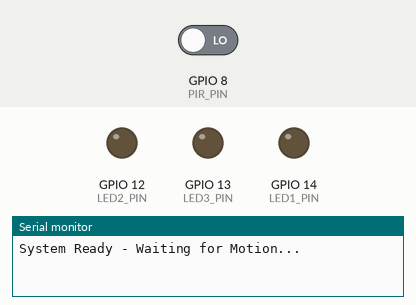
Simulated run of this sketch. Board: ESP8266 (NodeMCU). Parts: output pins drawn as LEDs (lit = HIGH), the last lines printed to the serial monitor. The test bench sets the inputs (shaded band); at power-on: GPIO 8 (PIR_PIN) LOW.

Above: at 1.2 s.
1.3 s: GPIO 8 (PIR_PIN) driven HIGH
At 1.37 s:
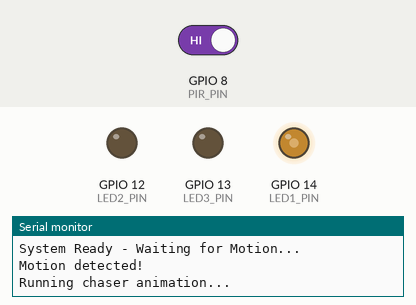
At 2.0 s:
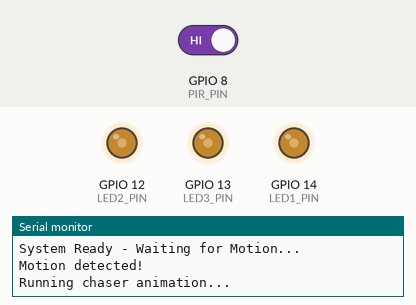
3.1 s: GPIO 8 (PIR_PIN) driven LOW
At 8.51 s:
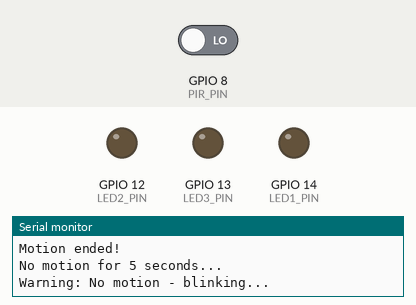
Timing chart, 0 to 10.6 s (numbered marks = the images above; inputs shaded):
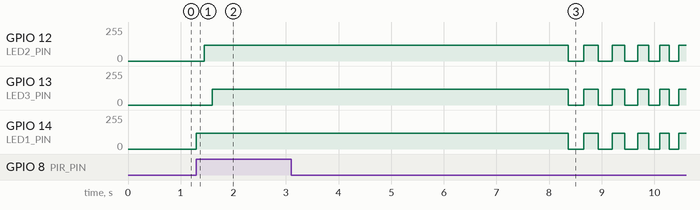

Measured:
- after the input at 1.3 s, GPIO 12 (LED2_PIN): 0/255 → 120/255 after 0.15 s; GPIO 13 (LED3_PIN): 0/255 → 120/255 after 0.30 s; GPIO 14 (LED1_PIN): 0/255 → 120/255 at once
- after the input at 3.1 s, GPIO 12 (LED2_PIN), GPIO 13 (LED3_PIN), GPIO 14 (LED1_PIN): 120/255 → 0/255 after 5.3 s, then repeats every 0.54 s: 120/255 0.27 s, 0/255 0.27 s

The sketch:

main.ino
```cpp
// ===============================================
// UNIVERSAL ESP32 + ESP8266
// PIR + 3 LED CHASER SYSTEM (1.5V PWM)
// ===============================================
// #if defined(ESP32)
  #include <Arduino.h>
// #endif
int pirState = 0;

// // --------- PIN DEFINITIONS ----------
// #if defined(ESP8266)
#define LED1_PIN  14   // D5
#define LED2_PIN  12   // D6
#define LED3_PIN  13   // D7
#define PIR_PIN    8   // D1
// #else
//   // ESP32 GPIO
//   #define LED1_PIN  26
//   #define LED2_PIN  27
//   #define LED3_PIN  25
//   #define PIR_PIN   12
// #endif

// -------- TIMER & STATE --------
unsigned long lastMotionTime = 0;
const unsigned long OFF_DELAY = 5000;
bool ledsOn = false;
bool chaserPlayed = false;

// -------- PWM BRIGHTNESS (1.5V approx.) --------
const int LED_POWER = 120;

// ============ ESP32 PWM SETUP ============
// #if defined(ESP32)
//   const int PWM_FREQ = 5000;
//   const int PWM_RES  = 8;   // 0–255
//   const int CH1 = 0;
//   const int CH2 = 1;
//   const int CH3 = 2;
// #endif

// ============ UNIFIED WRITE FUNCTION ============
void writeLED(int pin, int value) {
// #if defined(ESP32)
//   ledcWrite(pin, value);
// #else
analogWrite(pin, value);
// #endif
}

// ============ LED CHASER EFFECT ============
void chaserEffect() {
Serial.println("Running chaser animation...");

// LED1 lights up
writeLED(LED1_PIN, LED_POWER);
writeLED(LED2_PIN, 0);
writeLED(LED3_PIN, 0);
delay(150);

// LED2 lights up
writeLED(LED1_PIN, LED_POWER);
writeLED(LED2_PIN, LED_POWER);
writeLED(LED3_PIN, 0);
delay(150);

// LED3 lights up (all on now)
writeLED(LED1_PIN, LED_POWER);
writeLED(LED2_PIN, LED_POWER);
writeLED(LED3_PIN, LED_POWER);
delay(150);
}

// ============ WARNING BLINK (ACCELERATING) ============
void warningBlink() {
Serial.println("Warning: No motion - blinking...");

int delayTime = 300;

for (int i = 0; i < 8; i++) {
  // All LEDs blink together
  writeLED(LED1_PIN, LED_POWER);
  writeLED(LED2_PIN, LED_POWER);
  writeLED(LED3_PIN, LED_POWER);
  delay(delayTime);

  writeLED(LED1_PIN, 0);
  writeLED(LED2_PIN, 0);
  writeLED(LED3_PIN, 0);
  delay(delayTime);

  // Gradually reduce delay (speed up blinking)
  delayTime -= 30;
  if (delayTime < 50) delayTime = 50;
}
}

// ============ TURN OFF ALL LEDS ============
void allLedsOff() {
writeLED(LED1_PIN, 0);
writeLED(LED2_PIN, 0);
writeLED(LED3_PIN, 0);
}

// ================= SETUP =================
void setup() {
Serial.begin(9600);

// #if defined(ESP32)
//   // Initialize PWM channels
//   ledcAttachChannel(LED1_PIN, PWM_FREQ, PWM_RES, CH1);
//   ledcAttachChannel(LED2_PIN, PWM_FREQ, PWM_RES, CH2);
//   ledcAttachChannel(LED3_PIN, PWM_FREQ, PWM_RES, CH3);
// #else
pinMode(LED1_PIN, OUTPUT);
pinMode(LED2_PIN, OUTPUT);
pinMode(LED3_PIN, OUTPUT);
// #endif

pinMode(PIR_PIN, INPUT);

// Ensure LEDs off at boot
allLedsOff();

Serial.println("System Ready - Waiting for Motion...");
}

void loop() {
  bool motion = digitalRead(PIR_PIN);

  // --- Detect RISING EDGE (Motion starts) ---
  if (motion == HIGH && pirState == LOW) {
    pirState = HIGH;
    Serial.println("Motion detected!");

    // Play chaser animation when motion starts
    chaserEffect();

    ledsOn = true;
    chaserPlayed = true;

    // Keep LEDs ON
    writeLED(LED1_PIN, LED_POWER);
    writeLED(LED2_PIN, LED_POWER);
    writeLED(LED3_PIN, LED_POWER);

    lastMotionTime = millis();
  }

  // --- Detect CONTINUOUS MOTION ---
  else if (motion == HIGH && pirState == HIGH) {
    // Maintain LEDs ON
    writeLED(LED1_PIN, LED_POWER);
    writeLED(LED2_PIN, LED_POWER);
    writeLED(LED3_PIN, LED_POWER);

    // Keep resetting motion timer
    lastMotionTime = millis();
  }

  // --- Detect FALLING EDGE (Motion ended) ---
  else if (motion == LOW && pirState == HIGH) {
    pirState = LOW;
    Serial.println("Motion ended!");
    // Now we wait for OFF_DELAY before turning LEDs off
  }

  // --- No motion and state is OFF ---
  else if (motion == LOW && ledsOn == true) {
    if (millis() - lastMotionTime >= OFF_DELAY) {
      Serial.println("No motion for 5 seconds...");

      warningBlink();
      allLedsOff();

      Serial.println("LEDs OFF - Waiting for next motion...");

      ledsOn = false;
      chaserPlayed = false;
    }
  }

  delay(50);
}
```
